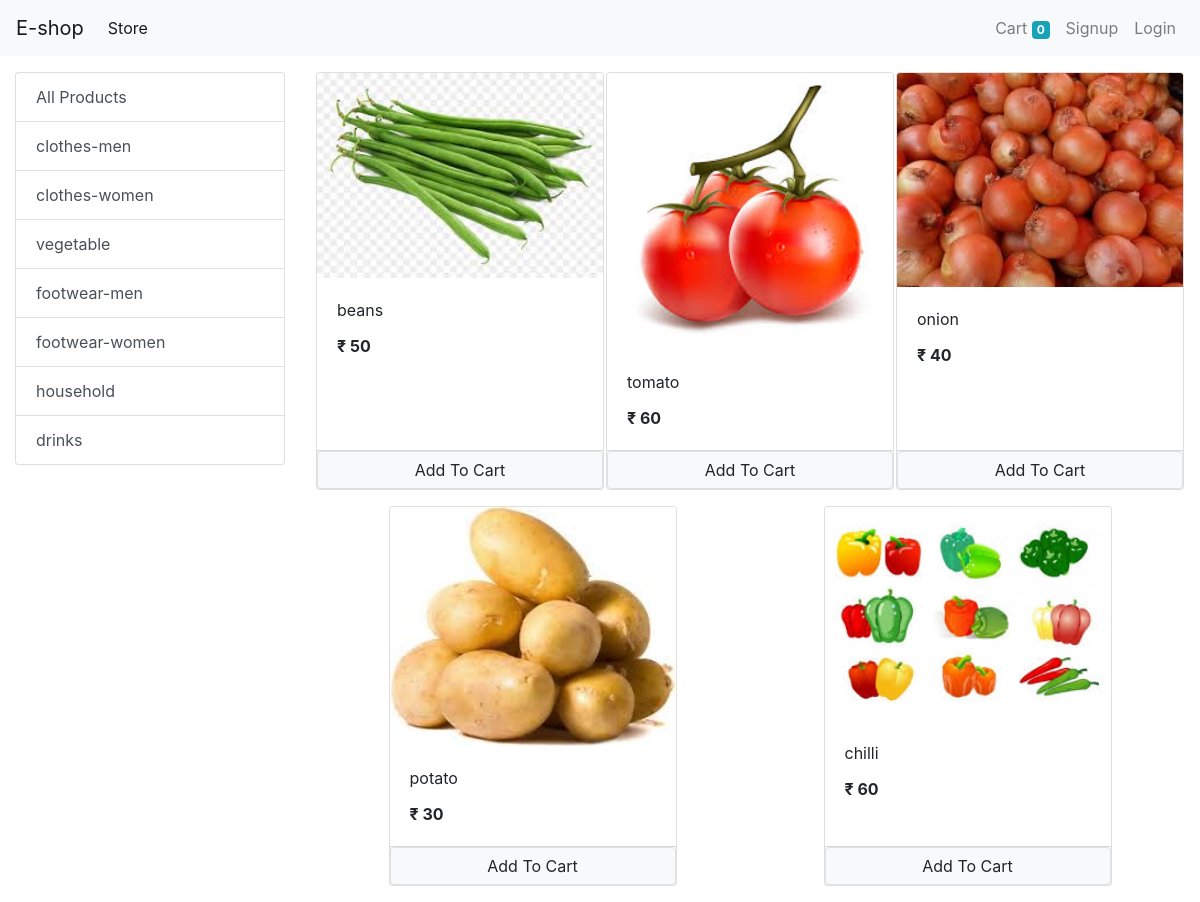
Screenshot of /?category=3 with the database file from the repository.
### store/models/category.py (models this page shows, shortened)
class Category(models.Model):
    name= models.CharField(max_length=20)
    @staticmethod
    def get_all_categories():
        return Category.objects.all()

### store/models/products.py (models this page shows, shortened)
class Product(models.Model):
    name = models.CharField(max_length=50)
    price = models.IntegerField(default=0)
    category= models.ForeignKey(Category , on_delete=models.CASCADE ,default=1)
    description = models.CharField(max_length=200 , default='' , null=True , blank =True)
    image= models.ImageField(upload_to='uploads/products/')
    @staticmethod
    def get_all_products_by_categoryid(category_id):
        if category_id:
            return Product.objects.filter(category = category_id)
        else:
            return Product.get_all_products()

### store/views/home.py (the view, shortened to what this page needs)
# urls.py: path('',Index.as_view() , name='homepage'),
class Index(View):
    def get(self ,request):
       cart = request.session.get('cart')
       if not cart:
         request.session['cart']={}
       products = None
       categories =Category.get_all_categories()
       categoryID = request.GET.get('category')
       if categoryID:
         products = Product.get_all_products_by_categoryid(categoryID)
       else:
         products = Product.get_all_products()
       data= {}
       data['products']= products
       data['categories']= categories
       print('you are:' , request.session.get('email'))
       return render(request , 'index.html', data )

### store/templatetags/cart.py (called while the page is built)
@register.filter(name='is_in_cart')
def is_in_cart(product,cart ):
    keys = cart.keys()
    for id in keys:
        if int(id) == product.id:
            return True
    return False

### store/templatetags/custom_filter.py (called while the page is built)
@register.filter(name='currency')
def currency(number):
   return "₹ "+str(number)

### store/templates/index.html (shortened to what this page needs)
     {% extends 'base.html' %}
     {% block content%}
     {% load cart %}
     {% load custom_filter %}
     <div class="container-fluid mt-3">
     <div class="row">
       <div class="col-lg-3 mx-auto">
         <div class="list-group">
          <a href="/" class="list-group-item list-group-item-action">All Products</a>
          {% for category in categories%}
           <a href="/?category={{category.id}}" class="list-group-item list-group-item-action">{{category.name}}</a>
           {% endfor%}
         </div>
       </div>
       <div id='products' class="col-lg-9 mx-auto">
        <div class="row mx-auto">
          {% for product in products%}
          <div class="card mx-auto mb-3" id={{product.id}} style="width: 18rem;">
             <img src="{{product.image.url}}" class="card-img-top" >
             <div class="card-body">
               <p class="card-title">{{product.name}}</p>
               <p class="card-text"><b>{{product.price|currency}}</b></p>
             </div>
             <div class="card-footer p-0  ">
               {% if product|is_in_cart:request.session.cart  %}
               <div class="row no-gutters" >
                <form action="/#{{product.id}}" method="POST" class="col-2">
                  {% csrf_token %}
                  <input hidden type="text" value="{{product.id}}" name='product'>
                  <input hidden type="text" value='True' name='remove'>
                <input type="submit" value="-" class=" btn btn-block btn-secondary">
                </form>
                <div class="text-center col">{{product|cart_quantity:request.session.cart}} in cart</div>
                <form action="/#{{product.id}}" method="POST" class="col-2">
                  {% csrf_token %}
                  <input hidden type="text" value="{{product.id}}" name='product'>
                <input type="submit" value="+" class=" btn btn-block btn-secondary">
                </form>
                </div>
                {% else %}
            <form action="/#{{product.id}}" method="POST" class="btn-block">
              <input type="submit" class="float-right  btn btn-light border form-control" value="Add To Cart">
            </form>
             {% endif %}
             </div>
           </div>
          {% endfor%}
         </div>
       </div>
     </div>
    </div>
      {% endblock%}

### rows the page displays
Category: name "clothes-men"
Category: name "clothes-women"
Category: name "vegetable"
Category: name "footwear-men"
Category: name "footwear-women"
Category: name "household"
Category: name "drinks"
Product: image (picture), name "beans", price "₹ 50"
Product: image (picture), name "tomato", price "₹ 60"
Product: image (picture), name "onion", price "₹ 40"
Product: image (picture), name "potato", price "₹ 30"
Product: image (picture), name "chilli", price "₹ 60"

### other values shown
{{ request.session.cart.keys|length }} "0"
